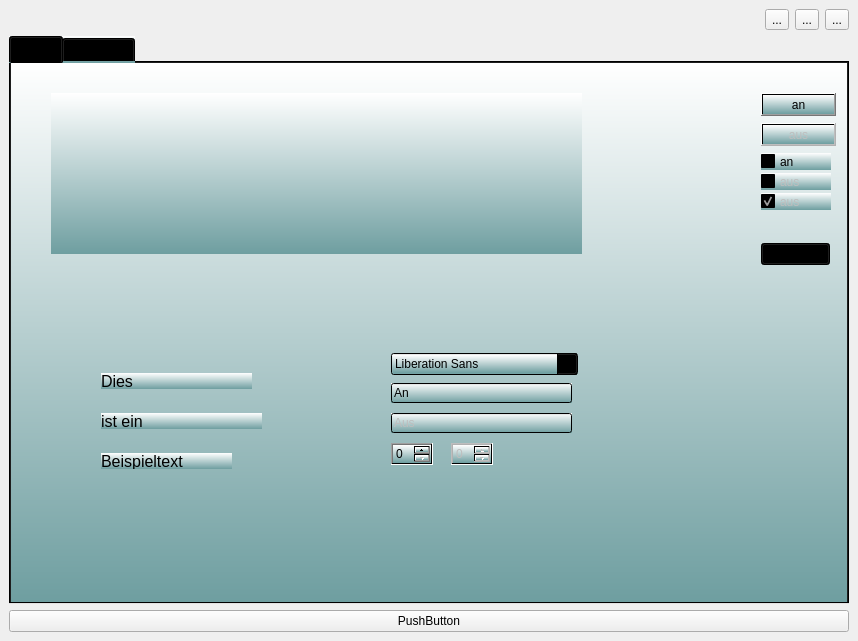
<?xml version="1.0" encoding="UTF-8"?>
<ui version="4.0">
 <class>MainWindow</class>
 <widget class="QMainWindow" name="MainWindow">
  <property name="geometry">
   <rect>
    <x>0</x>
    <y>0</y>
    <width>858</width>
    <height>641</height>
   </rect>
  </property>
  <property name="windowTitle">
   <string>MainWindow</string>
  </property>
  <property name="styleSheet">
   <string notr="true"/>
  </property>
  <widget class="QWidget" name="centralwidget">
   <layout class="QHBoxLayout" name="horizontalLayout">
    <item>
     <layout class="QGridLayout" name="gridLayout">
      <item row="3" column="0">
       <widget class="QPushButton" name="pushButton">
        <property name="text">
         <string>PushButton</string>
        </property>
       </widget>
      </item>
      <item row="1" column="0">
       <widget class="QTabWidget" name="tabWidget">
        <property name="font">
         <font>
          <pointsize>10</pointsize>
         </font>
        </property>
        <property name="autoFillBackground">
         <bool>false</bool>
        </property>
        <property name="styleSheet">
         <string notr="true">background-color:qlineargradient(spread:pad, x1:0.5, y1:0, x2:0.5, y2:1, stop:0 rgba(255, 255, 255, 255), stop:1 rgba(110, 158, 160, 255));</string>
        </property>
        <property name="currentIndex">
         <number>0</number>
        </property>
        <widget class="QWidget" name="tabWidgetPage1" native="true">
         <attribute name="title">
          <string>Plots</string>
         </attribute>
         <widget class="QPushButton" name="pushButton_2">
          <property name="geometry">
           <rect>
            <x>750</x>
            <y>30</y>
            <width>75</width>
            <height>23</height>
           </rect>
          </property>
          <property name="text">
           <string>an</string>
          </property>
         </widget>
         <widget class="QPushButton" name="pushButton_3">
          <property name="enabled">
           <bool>false</bool>
          </property>
          <property name="geometry">
           <rect>
            <x>750</x>
            <y>60</y>
            <width>75</width>
            <height>23</height>
           </rect>
          </property>
          <property name="text">
           <string>aus</string>
          </property>
         </widget>
         <widget class="QCheckBox" name="checkBox">
          <property name="geometry">
           <rect>
            <x>750</x>
            <y>90</y>
            <width>70</width>
            <height>17</height>
           </rect>
          </property>
          <property name="text">
           <string>an</string>
          </property>
         </widget>
         <widget class="QComboBox" name="comboBox">
          <property name="geometry">
           <rect>
            <x>750</x>
            <y>180</y>
            <width>69</width>
            <height>22</height>
           </rect>
          </property>
          <item>
           <property name="text">
            <string>option 1</string>
           </property>
          </item>
          <item>
           <property name="text">
            <string>option 2</string>
           </property>
          </item>
         </widget>
         <widget class="PlotWidget" name="widget" native="true">
          <property name="geometry">
           <rect>
            <x>40</x>
            <y>30</y>
            <width>531</width>
            <height>161</height>
           </rect>
          </property>
         </widget>
         <widget class="QLabel" name="label">
          <property name="geometry">
           <rect>
            <x>90</x>
            <y>310</y>
            <width>151</width>
            <height>16</height>
           </rect>
          </property>
          <property name="font">
           <font>
            <pointsize>12</pointsize>
           </font>
          </property>
          <property name="text">
           <string>Dies</string>
          </property>
         </widget>
         <widget class="QLabel" name="label_2">
          <property name="geometry">
           <rect>
            <x>90</x>
            <y>350</y>
            <width>161</width>
            <height>16</height>
           </rect>
          </property>
          <property name="font">
           <font>
            <pointsize>12</pointsize>
           </font>
          </property>
          <property name="text">
           <string>ist ein</string>
          </property>
         </widget>
         <widget class="QLabel" name="label_3">
          <property name="geometry">
           <rect>
            <x>90</x>
            <y>390</y>
            <width>131</width>
            <height>16</height>
           </rect>
          </property>
          <property name="font">
           <font>
            <pointsize>12</pointsize>
           </font>
          </property>
          <property name="text">
           <string>Beispieltext</string>
          </property>
         </widget>
         <widget class="QCheckBox" name="checkBox_2">
          <property name="enabled">
           <bool>false</bool>
          </property>
          <property name="geometry">
           <rect>
            <x>750</x>
            <y>110</y>
            <width>70</width>
            <height>17</height>
           </rect>
          </property>
          <property name="text">
           <string>aus</string>
          </property>
         </widget>
         <widget class="QCheckBox" name="checkBox_3">
          <property name="enabled">
           <bool>false</bool>
          </property>
          <property name="geometry">
           <rect>
            <x>750</x>
            <y>130</y>
            <width>70</width>
            <height>17</height>
           </rect>
          </property>
          <property name="text">
           <string>aus</string>
          </property>
          <property name="checked">
           <bool>true</bool>
          </property>
         </widget>
         <widget class="QFontComboBox" name="fontComboBox">
          <property name="geometry">
           <rect>
            <x>380</x>
            <y>290</y>
            <width>187</width>
            <height>22</height>
           </rect>
          </property>
         </widget>
         <widget class="QLineEdit" name="lineEdit">
          <property name="geometry">
           <rect>
            <x>380</x>
            <y>320</y>
            <width>181</width>
            <height>20</height>
           </rect>
          </property>
          <property name="text">
           <string>An</string>
          </property>
         </widget>
         <widget class="QLineEdit" name="lineEdit_2">
          <property name="enabled">
           <bool>false</bool>
          </property>
          <property name="geometry">
           <rect>
            <x>380</x>
            <y>350</y>
            <width>181</width>
            <height>20</height>
           </rect>
          </property>
          <property name="text">
           <string>Aus</string>
          </property>
         </widget>
         <widget class="QSpinBox" name="spinBox">
          <property name="geometry">
           <rect>
            <x>380</x>
            <y>380</y>
            <width>42</width>
            <height>22</height>
           </rect>
          </property>
         </widget>
         <widget class="QSpinBox" name="spinBox_2">
          <property name="enabled">
           <bool>false</bool>
          </property>
          <property name="geometry">
           <rect>
            <x>440</x>
            <y>380</y>
            <width>42</width>
            <height>22</height>
           </rect>
          </property>
         </widget>
        </widget>
        <widget class="QWidget" name="tabWidgetPage2" native="true">
         <attribute name="title">
          <string>Anderes</string>
         </attribute>
        </widget>
       </widget>
      </item>
      <item row="0" column="0">
       <layout class="QHBoxLayout" name="horizontalLayout_3">
        <item>
         <widget class="QWidget" name="widget_2" native="true"/>
        </item>
        <item>
         <widget class="QToolButton" name="toolButton_3">
          <property name="text">
           <string>...</string>
          </property>
         </widget>
        </item>
        <item>
         <widget class="QToolButton" name="toolButton_2">
          <property name="text">
           <string>...</string>
          </property>
         </widget>
        </item>
        <item>
         <widget class="QToolButton" name="toolButton">
          <property name="text">
           <string>...</string>
          </property>
         </widget>
        </item>
       </layout>
      </item>
     </layout>
    </item>
   </layout>
  </widget>
 </widget>
 <customwidgets>
  <customwidget>
   <class>PlotWidget</class>
   <extends>QWidget</extends>
   <header>pyqtgraph</header>
   <container>1</container>
  </customwidget>
 </customwidgets>
 <resources/>
 <connections/>
</ui>
